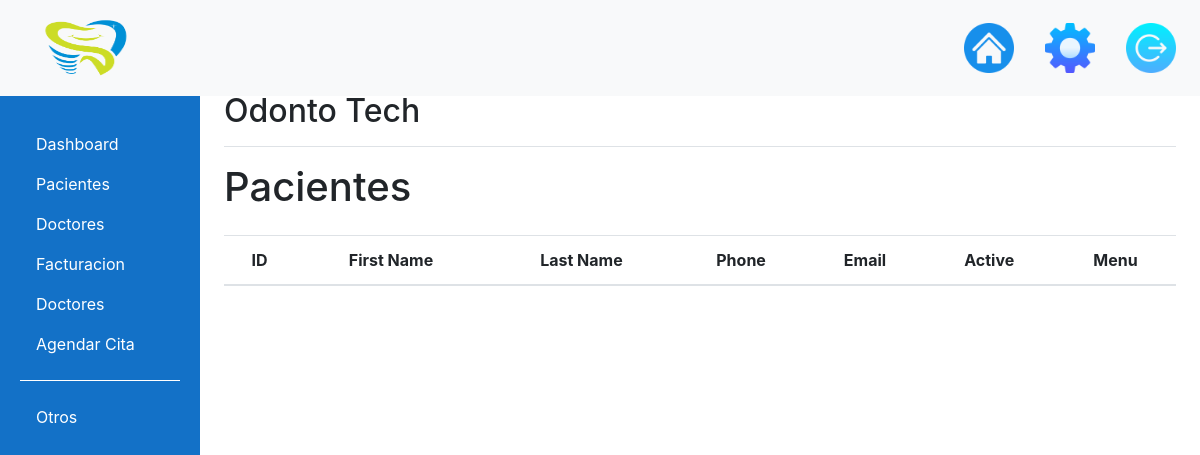
The app's page /Pacientes/details/ (signed in), older data.
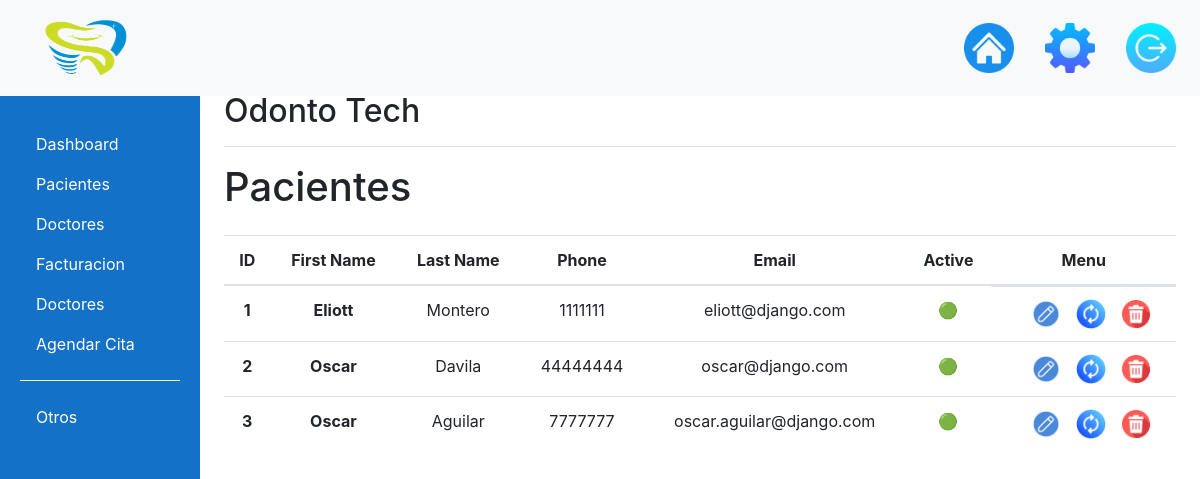
The same page, newer data.
### Pacientes/models.py (models this page shows, shortened)
class Pacientes(models.Model):
    PacientesNombre = models.CharField(max_length=100, null=False, blank=False, verbose_name="Nombre")
    PacientesApellido = models.CharField(max_length=100, null=False, blank=False, verbose_name="Apellidos")
    PacientesDireccion = models.CharField(max_length=100, null=False, blank=False, verbose_name="Dirección")
    PacientesTelefono = models.CharField(max_length=10, null=False, blank=False, verbose_name="Teléfono")
    PacientesEmail = models.CharField(max_length=100, null=False, blank=False, verbose_name="Email")
    PacientesEmailNormalizado = models.CharField(max_length=100, null=False, blank=False, verbose_name="Email Normalizado")
    PacientesActivo = models.BooleanField(default=True, verbose_name="Activo")
    class Meta:
        verbose_name_plural = "Pacientes"

### Pacientes/views.py (the view)
# urls.py: path('details/', views.pacientes, name='Pacientes'),
def pacientes(request):
    context = {
        'pacientes': Pacientes.objects.all()
    }
    return render(request, 'pacientes.html', context)

### templates/pacientes.html
{% extends 'base.html' %}
{% block content %}
    <h1>Pacientes</h1>
    <table class="table">
        <table class="table">
            <thead>
            <tr>
                <th scope="col">ID</th>
                <th scope="col">First Name</th>
                <th scope="col">Last Name</th>
                <th scope="col">Phone</th>
                <th scope="col">Email</th>
                <th scope="col">Active</th>
                <th scope="col">Menu</th>
            </tr>
            </thead>
            <tbody>
            {% for p in pacientes %}
                <tr>
                    <th> {{ p.id }}</th>
                    <th>{{ p.PacientesNombre }}</th>
                    <td>{{ p.PacientesApellido }}</td>
                    <td>{{ p.PacientesTelefono }}</td>
                    <td>{{ p.PacientesEmail }}</td>
                    <td>{% if p.PacientesActivo %} 🟢 {% else %} 🔴 {% endif %}</td>
                    <td class="edit_menu">
                        <li>
                            <a href="#"><a href="#"><img class="icon-edit" src="/media/Logo/Icons/edit.png" alt=""></a></a>
                        </li>
                        <li>
                            <a href="#"><a href="#"><img class="icon-edit" src="/media/Logo/Icons/update.png" alt=""></a></a>
                        </li>
                        <li>
                            <a href="#"><a href="#"><img class="icon-edit" src="/media/Logo/Icons/delete.png" alt=""></a></a>
                        </li>
                    </td>
                </tr>
            {% endfor %}
            </tbody>
        </table>
    </table>
{% endblock %}

### templates/base.html (shortened to what this page needs)
<!DOCTYPE html>
<html lang="en">
<head>
    <link href="https://maxcdn.bootstrapcdn.com/bootstrap/4.5.2/css/bootstrap.min.css" rel="stylesheet">
</head>
<body>
    {% if user.is_authenticated %}
<nav class="navbar navbar-expand-lg navbar-light bg-light fixed-top">
    <a class="navbar-brand nav-logo" href="{% url 'home' %}"><img class="logo-navbar" src="/media/Logo/default-logo.png" alt=""></a>
    <div class="collapse navbar-collapse" id="navbarNav">
        <ul class="navbar-nav ml-auto">
            <li class="nav-item active">
                <a class="nav-link" href="{% url 'home' %}"><img class="icons-dash" src="/media/Logo/Icons/home.png" alt=""></a>
            </li>
            <li class="nav-item">
                <a class="nav-link" href="#"><img class="icons-dash" src="/media/Logo/Icons/settings.png" alt=""></a>
            </li>
            <li class="nav-item">
                <a class="nav-link" href="{% url 'logout' %}"><img class="icons-dash" src="/media/Logo/Icons/logout.png" alt=""></a>
            </li>
        </ul>
    </div>
</nav>
<div class="container-fluid">
    <div class="row">
        <nav class="col-md-2 d-none d-md-block sidebar">
            <div class="sidebar-sticky">
                <ul class="nav flex-column mt-5">
                    <li class="nav-item">
                        <a class="nav-link active" href="#">
                            Dashboard
                        </a>
                    </li>
                    <li class="nav-item">
                        <a class="nav-link" href="{% url 'Pacientes' %}">
                            Pacientes
                        </a>
                    </li>
                    <li class="nav-item">
                        <a class="nav-link" href="#">
                            Doctores
                        </a>
                    </li>
                    <li class="nav-item">
                        <a class="nav-link" href="#">
                            Facturacion
                        </a>
                    </li>
                    <li class="nav-item">
                        <a class="nav-link" href="#">
                            Doctores
                        </a>
                    </li>
                    <li class="nav-item">
                        <a class="nav-link" href="#">
                            Agendar Cita
                        </a>
                    </li>
                    <li>
                        <hr style="border-color: white">
                    </li>
                    <lit>
                        <li class="nav-item">
                        <a class="nav-link" href="#">
                            Otros
                        </a>
                    </li>
                    </lit>
                </ul>
            </div>
        </nav>
        <main role="main" class="col-md-9 ml-sm-auto col-lg-10 px-4">
            <div class="d-flex justify-content-between flex-wrap flex-md-nowrap align-items-center pt-3 pb-2 mb-3 border-bottom">
                <h1 class="h2">Odonto Tech </h1>
            </div>
            {% block content %}{% endblock %}
        </main>
    </div>
</div>
        {% else %}
        <script>
            window.location.href = "{% url 'login' %}"
        </script>
    {% endif %}
</body>
</html>

### templates/base.html (style rules this page uses)
body { padding-top: 56px; }
.sidebar { position: fixed; top: 56px; bottom: 0; left: 0; z-index: 1000; padding: 20px; overflow-x: hidden; overflow-y: auto; background-color: #1371c7; }
a { color: white; }
img { width: 100px; height: 60px; margin-left: 15px; }
main { margin-top: 20px; }
.icons-dash { width: 50px; height: 50px; }
.logo-navbar { height: 70px; width: 110px; }
.icon-edit { width: 30px; height: 30px; }
.edit_menu { list-style-type: none; display: flex; justify-content: center; }
th { text-align: center; }
td { text-align: center; }

Row changes from the older to the newer data that the page shows:
added Pacientes: id "1", PacientesNombre "Eliott", PacientesApellido "Montero", PacientesTelefono "1111111", PacientesEmail "eliott@django.com"
added Pacientes: id "2", PacientesNombre "Oscar", PacientesApellido "Davila", PacientesTelefono "44444444", PacientesEmail "oscar@django.com"
added Pacientes: id "3", PacientesNombre "Oscar", PacientesApellido "Aguilar", PacientesTelefono "7777777", PacientesEmail "oscar.aguilar@django.com"
